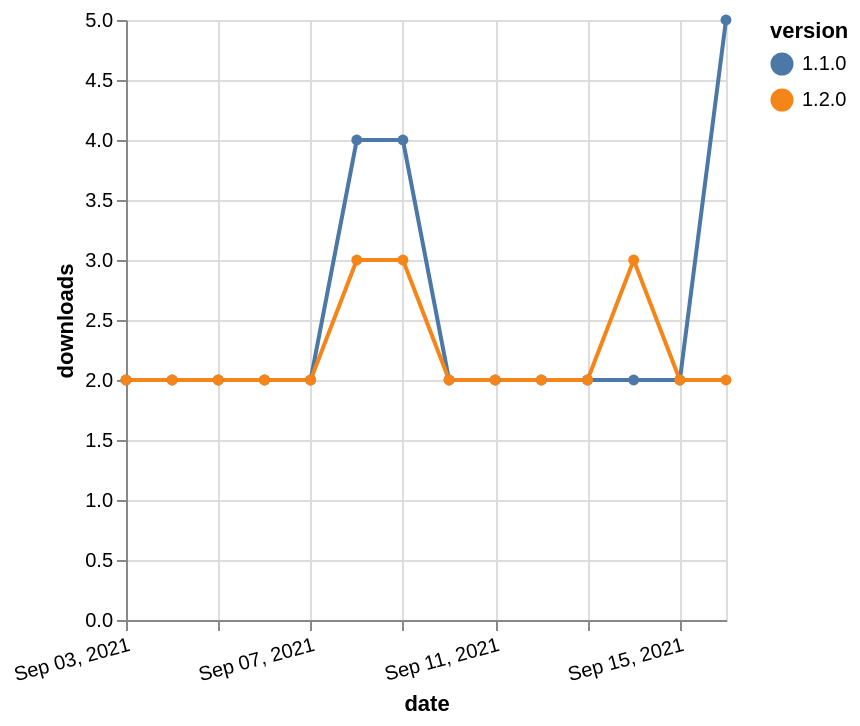

Source (Vega-Lite JSON):
### Vega-Lite specification from a JSON file in a GitHub repository (floating-point values rounded to 4 significant figures)
{"$schema": "https://vega.github.io/schema/vega-lite/v5.json", "description": "A simple bar chart with embedded data.", "data": {"values": [{"date": "2021-09-03", "total": 2581, "delta": 2, "version": "1.1.0"}, {"date": "2021-09-04", "total": 2583, "delta": 2, "version": "1.1.0"}, {"date": "2021-09-05", "total": 2585, "delta": 2, "version": "1.1.0"}, {"date": "2021-09-06", "total": 2587, "delta": 2, "version": "1.1.0"}, {"date": "2021-09-07", "total": 2589, "delta": 2, "version": "1.1.0"}, {"date": "2021-09-08", "total": 2593, "delta": 4, "version": "1.1.0"}, {"date": "2021-09-09", "total": 2597, "delta": 4, "version": "1.1.0"}, {"date": "2021-09-10", "total": 2599, "delta": 2, "version": "1.1.0"}, {"date": "2021-09-11", "total": 2601, "delta": 2, "version": "1.1.0"}, {"date": "2021-09-12", "total": 2603, "delta": 2, "version": "1.1.0"}, {"date": "2021-09-13", "total": 2605, "delta": 2, "version": "1.1.0"}, {"date": "2021-09-14", "total": 2607, "delta": 2, "version": "1.1.0"}, {"date": "2021-09-15", "total": 2609, "delta": 2, "version": "1.1.0"}, {"date": "2021-09-16", "total": 2614, "delta": 5, "version": "1.1.0"}, {"date": "2021-09-03", "total": 2216, "delta": 2, "version": "1.2.0"}, {"date": "2021-09-04", "total": 2218, "delta": 2, "version": "1.2.0"}, {"date": "2021-09-05", "total": 2220, "delta": 2, "version": "1.2.0"}, {"date": "2021-09-06", "total": 2222, "delta": 2, "version": "1.2.0"}, {"date": "2021-09-07", "total": 2224, "delta": 2, "version": "1.2.0"}, {"date": "2021-09-08", "total": 2227, "delta": 3, "version": "1.2.0"}, {"date": "2021-09-09", "total": 2230, "delta": 3, "version": "1.2.0"}, {"date": "2021-09-10", "total": 2232, "delta": 2, "version": "1.2.0"}, {"date": "2021-09-11", "total": 2234, "delta": 2, "version": "1.2.0"}, {"date": "2021-09-12", "total": 2236, "delta": 2, "version": "1.2.0"}, {"date": "2021-09-13", "total": 2238, "delta": 2, "version": "1.2.0"}, {"date": "2021-09-14", "total": 2241, "delta": 3, "version": "1.2.0"}, {"date": "2021-09-15", "total": 2243, "delta": 2, "version": "1.2.0"}, {"date": "2021-09-16", "total": 2245, "delta": 2, "version": "1.2.0"}]}, "width": "container", "mark": {"type": "line", "point": {"filled": true}}, "encoding": {"x": {"field": "date", "type": "temporal", "timeUnit": "yearmonthdate", "title": "date", "axis": {"labelAngle": -15}}, "y": {"field": "delta", "type": "quantitative", "title": "downloads"}, "color": {"field": "version", "type": "nominal"}, "tooltip": {"field": "delta"}}}
